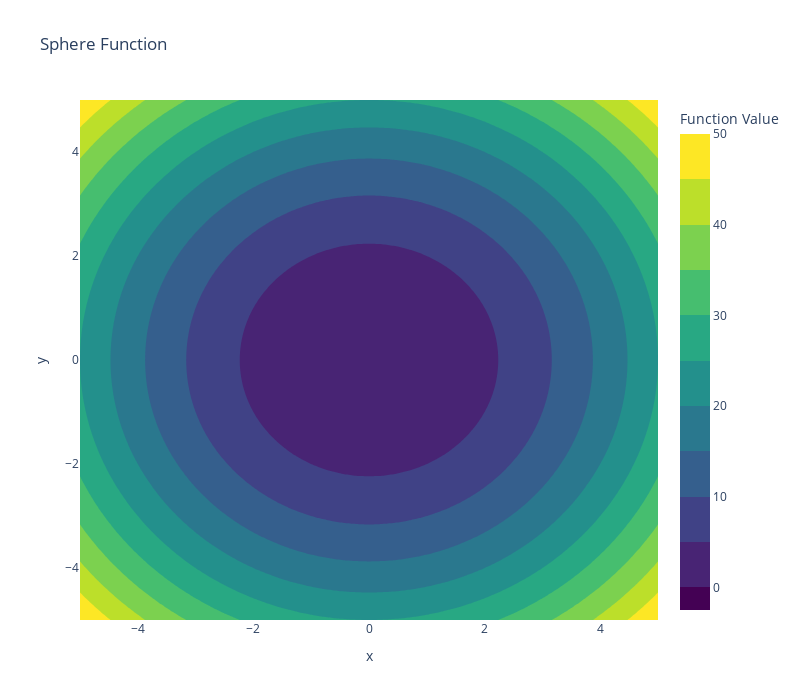

Source (notebook cell):
### Markdown cell above
Answer: I think the easiest function to optimize is Sphere function, because it is is convex, so basic stochastic gradient decent should be able to find a optimum. The hardest function to optimize is the Rastrigin function, because it is not convect and has many  suboptimal points. Basic stochastic gradient descent will probably get stuck quickly in a local optimum.
To optimize Rastrigin function, it’s better to use a heuristic method, like simulated annealing or an evolutionary method.

### Code cell
sphere = Sphere()

plot_3d_surface(problem=sphere)

plot_contour_and_paths(problem=sphere, paths=[], title="Sphere Function")

### Figure 1 — Plotly figure (JSON) as saved in the notebook; plotly's stock layout.template omitted (floating-point values rounded to 4 significant figures; data arrays with more than 128 entries replaced by an {"elided": "..."} marker saying what was removed)
{"data": [{"colorbar": {"title": {"text": "Function Value"}}, "colorscale": [[0, "#440154"], [0.1111, "#482878"], [0.2222, "#3e4989"], [0.3333, "#31688e"], [0.4444, "#26828e"], [0.5556, "#1f9e89"], [0.6667, "#35b779"], [0.7778, "#6ece58"], [0.8889, "#b5de2b"], [1, "#fde725"]], "contours": {"showlines": false}, "type": "contour", "x": {"elided": "200 float values"}, "y": {"elided": "200 float values"}, "z": {"elided": "200x200 float values"}}], "layout": {"height": 700, "legend": {"orientation": "h", "x": 1, "xanchor": "right", "y": 1.02, "yanchor": "bottom"}, "title": {"text": "Sphere Function"}, "width": 800, "xaxis": {"title": {"text": "x"}}, "yaxis": {"title": {"text": "y"}}}}
